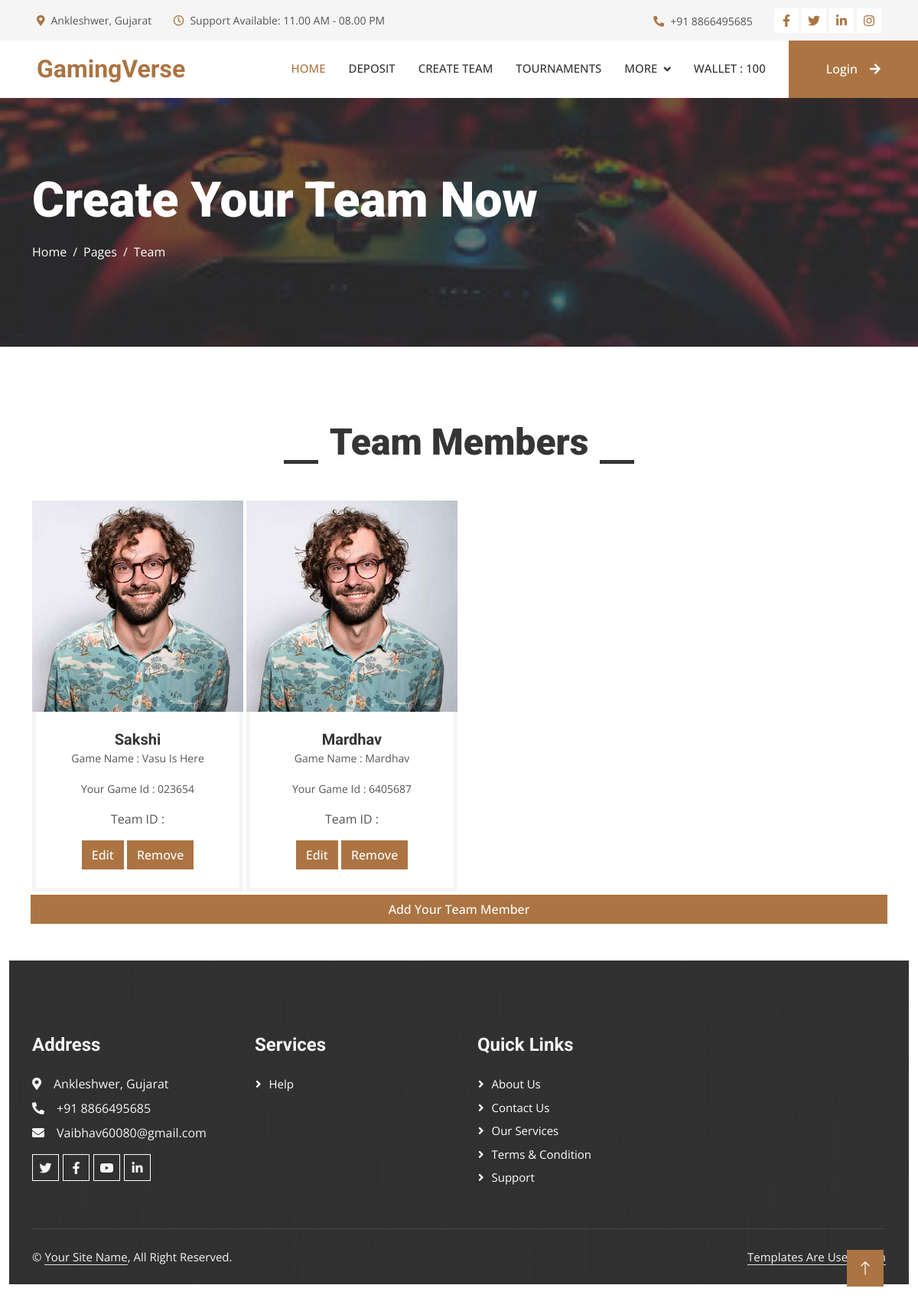
The app's page /team with its own data.
### myapp/models.py (models this page shows, shortened)
class TeamMember(models.Model):
    name = models.CharField(max_length=100, verbose_name="Name (Govt ID Proof)")
    game_name = models.CharField(max_length=50)
    unique_game_id = models.CharField(max_length=50)

### myapp/views.py (the view, shortened to what this page needs)
# urls.py: path('team', views.team, name='team'),
def team(request):
    data = TeamMember.objects.all
    form = TeamMemberForm()
    return render(request,"team.html",{"data":data,"form":form})

### myapp/templates/team.html (shortened to what this page needs)
<!DOCTYPE html>
{% load static %}
<html lang="en">
<head>
    <link href="https://cdnjs.cloudflare.com/ajax/libs/font-awesome/5.10.0/css/all.min.css" rel="stylesheet">
    <link href="https://cdn.jsdelivr.net/npm/bootstrap-icons@1.4.1/font/bootstrap-icons.css" rel="stylesheet">
    <link href="{% static 'userapp/lib/animate/animate.min.css'%}" rel="stylesheet">
    <link href="{% static 'userapp/lib/owlcarousel/assets/owl.carousel.min.css'%}" rel="stylesheet">
    <link href="{% static 'userapp/lib/lightbox/css/lightbox.min.css'%}" rel="stylesheet">
    <link href="{% static 'userapp/css/bootstrap.min.css'%}" rel="stylesheet">
    <link href="{% static 'userapp/css/style.css'%}" rel="stylesheet">
</head>
<body>
    {% include 'top.html'%}
    {% include 'navbar.html' %}
    <div class="container-fluid page-header py-5 mb-5">
        <div class="container py-5">
            <h1 class="display-3 text-white mb-3 animated slideInDown">Create Your Team Now </h1>
            <nav aria-label="breadcrumb animated slideInDown">
                <ol class="breadcrumb">
                    <li class="breadcrumb-item"><a class="text-white" href="#">Home</a></li>
                    <li class="breadcrumb-item"><a class="text-white" href="#">Pages</a></li>
                    <li class="breadcrumb-item text-white active" aria-current="page">Team</li>
                </ol>
            </nav>
        </div>
    </div>
    <div class="container-xxl py-5">
        <div class="container">
            <div class="section-title text-center">
                <h1 class="display-5 mb-5">Team Members</h1>
            </div>
            <div class="row g-1">
                {% for i in data %}
                <div class="col-lg-3 col-md-6 wow fadeInUp" data-wow-delay="0.1s">
                    <div class="team-item">
                        <div class="overflow-hidden position-relative">
                            <img class="img-fluid" src="{% static 'userapp/img/team-1.jpg'%}" alt="">
                        </div>
                        <div class="text-center border border-5 border-light border-top-0 p-4">
                            <h5 class="mb-0">{{ i.name }}</h5>
                            <p><small>Game Name : {{ i.game_name }}</small></p>
                            <p><small>Your Game Id : {{ i.unique_game_id }}</small></p>
                            <p>Team ID : {{ i.team_id }}</p>
                            <button type="button" class="btn btn-primary"  data-toggle="modal"
                                data-target="#exampleModalCenter">
                                Edit
                            </button>
                            <a href="{% url 'delete_member' i.id %}" class="btn btn-primary">Remove</a>
                        </div>
                    </div>
                </div>
                {% endfor %}
                <button type="button" class="btn btn-primary" id="myModal" data-toggle="modal"
                    data-target="#exampleModalCenter">
                    Add Your Team Member
                </button>
            </div>
        </div>
        {% include 'footer.html'%}
        <a href="#" class="btn btn-lg btn-primary btn-lg-square rounded-0 back-to-top"><i
                class="bi bi-arrow-up"></i></a>
    </div>
</body>
</html>

### myapp/static/userapp/css/style.css (style rules this page uses)
:root { --primary: #AB7442; --light: #F5F5F5; --dark: #353535; }
.back-to-top { position: fixed; display: none; right: 45px; bottom: 45px; z-index: 99; }
.btn { font-weight: 500; transition: .5s; }
.btn.btn-primary, .btn.btn-secondary { color: #FFFFFF; }
.btn-lg-square { width: 48px; height: 48px; }
.btn-square, .btn-sm-square, .btn-lg-square { padding: 0; display: flex; align-items: center; justify-content: center; font-weight: normal; }
.page-header { background: linear-gradient(rgba(53, 53, 53, .7), rgba(53, 53, 53, .7)), url(../img/carousel-1.jpg) center center no-repeat; background-size: cover; }
.breadcrumb-item + .breadcrumb-item::before { color: var(--light); }
.section-title h1 { position: relative; display: inline-block; padding: 0 60px; }
.section-title h1::before, .section-title h1::after { position: absolute; content: ""; width: 45px; height: 5px; bottom: 0; background: var(--dark); }
.section-title h1::before { left: 0; }
.section-title h1::after { right: 0; }
.team-item img { transition: .5s; }

### records on screen
TeamMember: name "Sakshi", game_name "Vasu Is Here", unique_game_id "023654"
TeamMember: name "Mardhav", game_name "Mardhav", unique_game_id "6405687"
